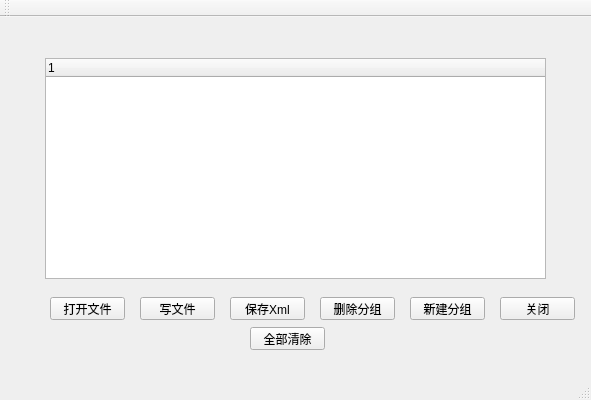
<?xml version="1.0" encoding="UTF-8"?>
<ui version="4.0">
 <class>XmlreadClass</class>
 <widget class="QMainWindow" name="XmlreadClass">
  <property name="geometry">
   <rect>
    <x>0</x>
    <y>0</y>
    <width>591</width>
    <height>400</height>
   </rect>
  </property>
  <property name="windowTitle">
   <string>Xmlread</string>
  </property>
  <widget class="QWidget" name="centralWidget">
   <widget class="QTreeWidget" name="treeWidget">
    <property name="geometry">
     <rect>
      <x>45</x>
      <y>41</y>
      <width>501</width>
      <height>221</height>
     </rect>
    </property>
    <column>
     <property name="text">
      <string notr="true">1</string>
     </property>
    </column>
   </widget>
   <widget class="QPushButton" name="openButton">
    <property name="geometry">
     <rect>
      <x>50</x>
      <y>280</y>
      <width>75</width>
      <height>23</height>
     </rect>
    </property>
    <property name="text">
     <string>打开文件</string>
    </property>
   </widget>
   <widget class="QPushButton" name="saveButton">
    <property name="geometry">
     <rect>
      <x>140</x>
      <y>280</y>
      <width>75</width>
      <height>23</height>
     </rect>
    </property>
    <property name="text">
     <string>写文件</string>
    </property>
   </widget>
   <widget class="QPushButton" name="exitButton">
    <property name="geometry">
     <rect>
      <x>500</x>
      <y>280</y>
      <width>75</width>
      <height>23</height>
     </rect>
    </property>
    <property name="text">
     <string>关闭</string>
    </property>
   </widget>
   <widget class="QPushButton" name="SaveButton">
    <property name="geometry">
     <rect>
      <x>230</x>
      <y>280</y>
      <width>75</width>
      <height>23</height>
     </rect>
    </property>
    <property name="text">
     <string>保存Xml</string>
    </property>
   </widget>
   <widget class="QPushButton" name="btn_delgroup">
    <property name="geometry">
     <rect>
      <x>320</x>
      <y>280</y>
      <width>75</width>
      <height>23</height>
     </rect>
    </property>
    <property name="text">
     <string>删除分组</string>
    </property>
   </widget>
   <widget class="QPushButton" name="btn_newgroup">
    <property name="geometry">
     <rect>
      <x>410</x>
      <y>280</y>
      <width>75</width>
      <height>23</height>
     </rect>
    </property>
    <property name="text">
     <string>新建分组</string>
    </property>
   </widget>
   <widget class="QPushButton" name="clearButton">
    <property name="geometry">
     <rect>
      <x>250</x>
      <y>310</y>
      <width>75</width>
      <height>23</height>
     </rect>
    </property>
    <property name="text">
     <string>全部清除</string>
    </property>
   </widget>
  </widget>
  <widget class="QMenuBar" name="menuBar">
   <property name="geometry">
    <rect>
     <x>0</x>
     <y>0</y>
     <width>591</width>
     <height>23</height>
    </rect>
   </property>
  </widget>
  <widget class="QToolBar" name="mainToolBar">
   <attribute name="toolBarArea">
    <enum>TopToolBarArea</enum>
   </attribute>
   <attribute name="toolBarBreak">
    <bool>false</bool>
   </attribute>
  </widget>
  <widget class="QStatusBar" name="statusBar"/>
 </widget>
 <layoutdefault spacing="6" margin="11"/>
 <resources>
  <include location="Xmlread.qrc"/>
 </resources>
 <connections/>
</ui>
